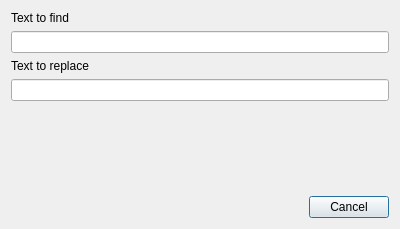
<?xml version="1.0" encoding="UTF-8"?>
<ui version="4.0">
 <class>ReplaceDialog</class>
 <widget class="QDialog" name="ReplaceDialog">
  <property name="geometry">
   <rect>
    <x>0</x>
    <y>0</y>
    <width>400</width>
    <height>229</height>
   </rect>
  </property>
  <property name="windowTitle">
   <string>Dialog</string>
  </property>
  <layout class="QVBoxLayout" name="verticalLayout">
   <item>
    <widget class="QLabel" name="label">
     <property name="text">
      <string>Text to find</string>
     </property>
    </widget>
   </item>
   <item>
    <widget class="QLineEdit" name="txtFind"/>
   </item>
   <item>
    <widget class="QLabel" name="label_2">
     <property name="text">
      <string>Text to replace</string>
     </property>
    </widget>
   </item>
   <item>
    <widget class="QLineEdit" name="txtReplace"/>
   </item>
   <item>
    <spacer name="verticalSpacer">
     <property name="orientation">
      <enum>Qt::Orientation::Vertical</enum>
     </property>
     <property name="sizeHint" stdset="0">
      <size>
       <width>20</width>
       <height>40</height>
      </size>
     </property>
    </spacer>
   </item>
   <item>
    <widget class="QDialogButtonBox" name="buttonBox">
     <property name="orientation">
      <enum>Qt::Orientation::Horizontal</enum>
     </property>
     <property name="standardButtons">
      <set>QDialogButtonBox::StandardButton::Cancel</set>
     </property>
    </widget>
   </item>
  </layout>
 </widget>
 <resources/>
 <connections>
  <connection>
   <sender>buttonBox</sender>
   <signal>accepted()</signal>
   <receiver>ReplaceDialog</receiver>
   <slot>accept()</slot>
   <hints>
    <hint type="sourcelabel">
     <x>248</x>
     <y>254</y>
    </hint>
    <hint type="destinationlabel">
     <x>157</x>
     <y>274</y>
    </hint>
   </hints>
  </connection>
  <connection>
   <sender>buttonBox</sender>
   <signal>rejected()</signal>
   <receiver>ReplaceDialog</receiver>
   <slot>reject()</slot>
   <hints>
    <hint type="sourcelabel">
     <x>316</x>
     <y>260</y>
    </hint>
    <hint type="destinationlabel">
     <x>286</x>
     <y>274</y>
    </hint>
   </hints>
  </connection>
 </connections>
</ui>
